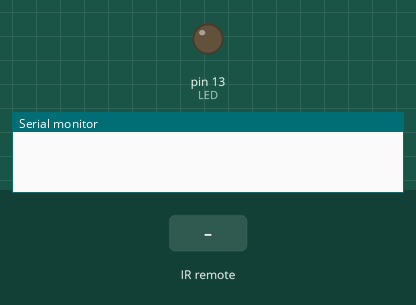
Simulated run of this sketch. Board: Arduino Uno, built with avr-gcc and run on an emulated ATmega328P. On the bench: output pins drawn as LEDs (lit = HIGH), the last lines printed to the serial monitor. The test bench sets the inputs (shaded band).

Above: at 1.2 s.
1.3 s: infrared code 0xFF6897 received
At 2.2 s:
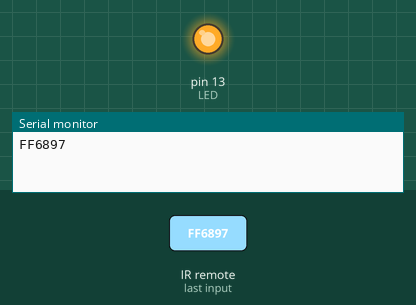
2.8 s: infrared code 0xFF9867 received
At 3.3 s:
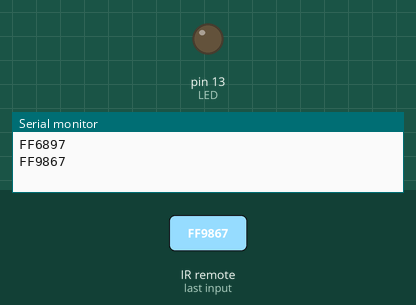
Timing chart, 0 to 5.8 s (numbered marks = the images above; inputs shaded):
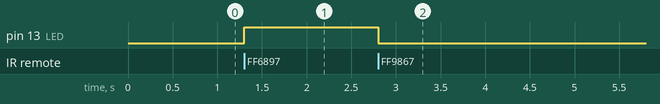

The sketch:

remote.ino
```cpp
#include "IRremote.h"

int LED = 13;
int RECV_PIN = 9;

IRrecv irrecv(RECV_PIN);

decode_results results;

void setup()
{
  Serial.begin(9600);
  pinMode(LED, OUTPUT);
  irrecv.enableIRIn(); // Start the receiver
}

void loop() {
  if (irrecv.decode(&results)) {
    Serial.println(results.value, HEX);
      if(results.value == 0xFF6897){
        digitalWrite(LED, HIGH);
      }else if(results.value == 0xFF9867){
        digitalWrite(LED, LOW);
      }
    irrecv.resume(); // Receive the next value
  }
}
```

Measured:
- after the input at 1.3 s, pin 13 (LED): LOW → HIGH at once
- after the input at 2.8 s, pin 13 (LED): HIGH → LOW at once
